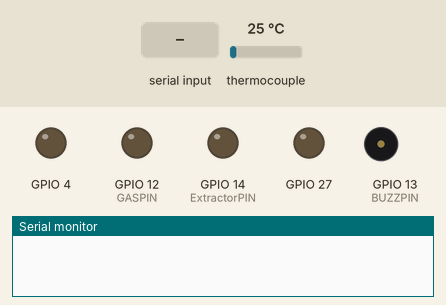
Simulated run of this program. Board: ESP32. Shown: output pins drawn as LEDs (lit = HIGH), buzzer (waves = sounding, pin HIGH), the last lines printed to the serial monitor. Inputs (shaded band) come from the test bench; at power-on: thermocouple 25 °C.

Above: at 0.0 s.
At 3.2 s:
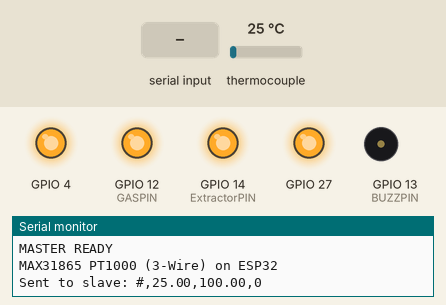
3.3 s: "90,45,200\n" received over the second serial link
At 6.0 s:
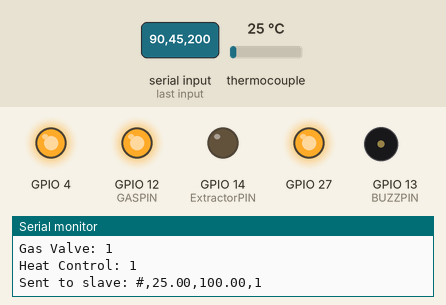
6.5 s: "#\n" received over the second serial link
Timing chart, 0 to 9.5 s (numbered marks = the images above; inputs shaded):
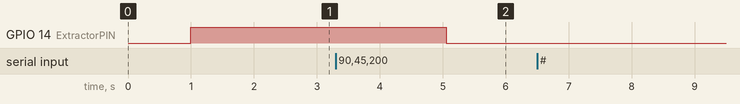

Measured:
- after the input at 3.3 s, GPIO 14 (ExtractorPIN): HIGH → LOW after 1.8 s

The program:

main.cpp
```cpp
#include <Arduino.h>
#include <MelterLib.h>
#include <Adafruit_MAX31865.h>

// SPI pins for ESP32 hardware SPI
#define MAX31865_CS   5   // Chip Select
#define MAX31865_MOSI 23
#define MAX31865_MISO 19
#define MAX31865_SCK  18

Adafruit_MAX31865 max31865 = Adafruit_MAX31865(MAX31865_CS, MAX31865_MOSI,
                                               MAX31865_MISO, MAX31865_SCK);
plasticMelter melter(CSPIN, SCKPIN, MISOPIN, MOSIPIN, RXPIN, TXPIN, BUZZPIN, FWREL, STPREL, REVREL, GASPIN, SCL, SDA);


void setup() {
  Serial.begin(115200);
  max31865.begin(MAX31865_3WIRE);
  uart_master_setup();  // Initialize UART communication
  melter.begin();        // Initialize the plastic melter
  Serial.println("MAX31865 PT1000 (3-Wire) on ESP32");
  // Options: MAX31865_2WIRE, MAX31865_3WIRE, MAX31865_4WIRE
  delay(1000);
}

void loop()
{
  float Tempvalue = getTemperature();
  bool targetTemp = targetTemperatureReached();// Example target temperature1
  uart_master_send(Tempvalue,targetTemperature, heaterstatus);  // Send data to slave

   if(gasValve ) {melter.gasValveOn(); } else {melter.gasValveOff(); }
   if(extractorCtrl) {melter.extractorOn(); } else {melter.extractorOff(); }
   if(heatCtrl) {melter.gasValveOff(); heaterstatus = true; } else { heaterstatus = false; }


  delay(50);
}


float getTemperature() {
  uint16_t rtd = max31865.readRTD();
  float ratio = rtd / 32768.0;
  float resistance = ratio * 4300.0;  // Use 430Ω if your board uses that reference
  curTemperature= max31865.temperature(100.0, 430.0); // PT1000 & 430Ω ref
  return curTemperature;
}

bool targetTemperatureReached()
{
  return (curTemperature >= targetTemperature) ? true : false;
}
```

MelterLib.cpp
```cpp
#include "MelterLib.h"
#include "UARTMaster.h"
#include <SPI.h>


float curTemperature = 0.0;
bool heaterstatus = false;

plasticMelter::plasticMelter(int csPin, int sckPin, int misoPin, int mosiPin, int rxPin, int txPin, int buzzpin, int fwrel,
                  int stprel, int revrel, int gaspin, int scl, int sda)
{
    this->csPin = csPin;
    this->sckPin = sckPin;
    this->misoPin = misoPin;
    this->mosiPin = mosiPin;
    this->rxPin = rxPin;
    this->txPin = txPin;
    this->buzzpin = buzzpin;
    this->fwrel = fwrel;
    this->stprel = stprel;
    this->revrel = revrel;
    this->gaspin = gaspin;
    this->scl = scl;
    this->sda = sda;

    // Adafruit_MAX31865 max31865 = Adafruit_MAX31865(csPin, mosiPin, misoPin, sckPin);
    // this->thermocouple = &max31865;

}
plasticMelter::~plasticMelter()
{
    // if (thermocouple) {
    //     delete thermocouple;
    //     thermocouple = nullptr;
    // }
}

void plasticMelter::begin()
{
    pinMode(buzzpin, OUTPUT);
    pinMode(fwrel, OUTPUT);
    pinMode(stprel, OUTPUT);
    pinMode(revrel, OUTPUT);
    pinMode(gaspin, OUTPUT);
    pinMode(ExtractorPIN, OUTPUT);


    digitalWrite(buzzpin, LOW);
    digitalWrite(fwrel, Relay_OFF);
    digitalWrite(stprel, Relay_OFF);
    digitalWrite(revrel, Relay_OFF);
    digitalWrite(gaspin, Relay_OFF);
    digitalWrite(ExtractorPIN, Relay_OFF);


    if (thermocouple) {
        thermocouple->begin(MAX31865_3WIRE);  // Initialize the MAX31865 for 3-wire RTD
    }


}

void plasticMelter::TrigRelayON(int _dir){digitalWrite(_dir, 1);}
void plasticMelter::TrigRelayOFF(int _dir){digitalWrite(_dir, 0);}


float plasticMelter::getTemperature()
{
    uint16_t rtd = thermocouple->readRTD();
   float ratio = rtd / 32768.0;
   float resistance = ratio * 430.0;  // Use 430Ω if your board uses that reference
   float currentTemperature = thermocouple->temperature(100.0, 430.0); // PT1000 & 430Ω ref
   return currentTemperature;

}

bool plasticMelter :: targetTemperatureReached()
{
  return (currentTemperature >= targetTemperature) ? true : false;
}

void plasticMelter::gasValveOn() {
    digitalWrite(gaspin, Relay_ON);
}

void plasticMelter::gasValveOff() {
    digitalWrite(gaspin, Relay_OFF);
}

void plasticMelter::extractorOn() {
    digitalWrite(ExtractorPIN, Relay_ON);
}

void plasticMelter::extractorOff() {
    digitalWrite(ExtractorPIN, Relay_OFF);
}

void plasticMelter::buzzOn() {
    digitalWrite(buzzpin, Relay_ON);
    delay(2000);
    digitalWrite(buzzpin, Relay_OFF);
}

void plasticMelter::buzzOff() {
    digitalWrite(buzzpin, Relay_OFF);
}

bool plasticMelter::isMotorRunning()
{
    MotorRunning = false;
    if (digitalRead(fwrel) == Relay_ON || digitalRead(revrel) == Relay_ON) {
        return MotorRunning = true;
    }
    else
    return MotorRunning = false;
}

bool plasticMelter::isMelting()
{
    melting = false;
    if (digitalRead(fwrel) == Relay_ON || digitalRead(revrel) == Relay_ON  && digitalRead(gaspin) == Relay_ON)
    {
        return melting = true;
    }
    else
    return melting = false;
}

void plasticMelter::startMotor() {
    digitalWrite(fwrel, Relay_ON);
    digitalWrite(stprel, Relay_OFF);
    digitalWrite(revrel, Relay_OFF);
    for (int i = 0; i < 3; i++) {
        digitalWrite(buzzpin, Relay_ON);
        delay(200);
        digitalWrite(buzzpin, Relay_OFF);
        delay(200);
    }

}

void plasticMelter::stopMotor() {
    digitalWrite(fwrel, Relay_OFF);
    digitalWrite(stprel, Relay_OFF);
    digitalWrite(revrel, Relay_OFF);

}

void plasticMelter::reverseMotor() {
    digitalWrite(fwrel, Relay_OFF);
    digitalWrite(stprel, Relay_OFF);
    digitalWrite(revrel, Relay_ON);

    for (int i = 0; i < 3; i++) {
        digitalWrite(buzzpin, Relay_ON);
        delay(200);
        digitalWrite(buzzpin, Relay_OFF);
        delay(200);
    }
}
```

MelterLib.h
```cpp
#ifndef MELTERLIB_H
#define MELTERLIB_H

#include <Arduino.h>
#include <Adafruit_MAX31865.h>
#include "UARTMaster.h"
#include <Wire.h>


// === Global Variables ===

#define FWREL 4
#define STPREL 12
#define REVREL 27
#define GASPIN 12
#define BUZZPIN 13
#define ExtractorPIN 14

// #define buzzpin 13
// #define gaspin 12
// #define exppin 14

#define CSPIN 33
#define SCKPIN 34
#define MISOPIN 35
#define MOSIPIN 36

#define SCL 22
#define SDA 21


#define Relay_ON LOW
#define Relay_OFF HIGH

#define targetTemperature 100.0

class plasticMelter {
public:
    plasticMelter(int csPin, int sckPin, int misoPin, int mosiPin, int rxPin, int txPin, int buzzpin, int fwrel,
                  int stprel, int revrel, int gaspin, int scl, int sda );

    ~plasticMelter();

    void begin();
    float getTemperature();
    void startMotor();
    void stopMotor();
    void reverseMotor();
    void gasValveOn();
    void gasValveOff();
    void buzzOn();
    void buzzOff();
    bool isMelting() ;
    bool targetTemperatureReached();
    bool isMotorRunning();
    void extractorOn();
    void extractorOff();
    void isOperationComplete();


    void TrigRelayON(int _dir);
    void TrigRelayOFF(int _dir);


private:
   Adafruit_MAX31865* thermocouple = nullptr;
    int csPin;
    int sckPin;
    int misoPin;
    int mosiPin;
    int rxPin;
    int txPin;
    int buzzpin;
    int fwrel;
    int stprel;
    int revrel;
    int gaspin;
    bool melting;
    int scl;
    int sda;
    float currentTemperature;
    bool MotorRunning;


};

float  getTemperature();
extern int minutevalue;
extern int hourvalue;
extern float curTemperature ;
bool targetTemperatureReached();
extern float temperature;
extern bool heaterstatus;


#define MAX31865_CS   5   // Chip Select
#define MAX31865_MOSI 23
#define MAX31865_MISO 19
#define MAX31865_SCK  18


#endif 
```

UARTMaster.cpp
```cpp
#include "UARTMaster.h"
#include "MelterLib.h"

// === Global Variables ===
float slaveValues[NUM_THRESHOLDS];

 bool extractorCtrl = false;
 bool gasValve = false;
 bool heatCtrl = false;


void uart_master_setup() {
  Serial.begin(115200);
  Serial2.begin(BAUDRATE, SERIAL_8N1, RXPIN, TXPIN);
  delay(1000);
  Serial.println("MASTER READY");
}

void uart_master_send(float _tempValue, float _targetTemp, bool _sysStatus) {
  // Send data to slave
  String payload = "#" + String(',') + String(_tempValue) + "," +
                   String(_targetTemp) + "," + String(_sysStatus) + "\n";

                   //+ String(HourValue) + String(MinuteValue)
  Serial2.print(payload);
  Serial.print("Sent to slave: ");
  Serial.println(payload);

  // Wait for response
  String response = "";
  unsigned long start = millis();
  while (millis() - start < 1000) {
    while (Serial2.available()) {
      char c = Serial2.read();
      response += c;
    }
    if (response.endsWith("\n")) break;
  }

  if (response.length()) {
    Serial.print("Received from slave: ");
    Serial.println(response);

    response.trim();
    if (response.charAt(0) == '#') response.remove(0, 1);
    if (response.charAt(0) == ',') response.remove(0, 1);

    char buf[64];
    response.toCharArray(buf, sizeof(buf));
    char *token = strtok(buf, ",");
    int idx = 0;
    float slaveValues[5];

    while (token && idx < 5) {
      slaveValues[idx++] = atof(token);
      token = strtok(NULL, ",");
    }

    if (idx == 3) {
      extractorCtrl = slaveValues[0];
      gasValve = slaveValues[1];
      heatCtrl = slaveValues[2];

      Serial.println("Parsed values from slave:");
      Serial.print("Extractor Control: "); Serial.println(extractorCtrl);
      Serial.print("Gas Valve: "); Serial.println(gasValve);
      Serial.print("Heat Control: "); Serial.println(heatCtrl);
    }
  }

  delay(1000);


}
```

UARTMaster.h
```cpp
#ifndef __UARTMaster__
#define __UARTMaster__

#include <Arduino.h>
#include "MelterLib.h"

// === Constants ===
#define NUM_THRESHOLDS 3
#define RESPONSE_BUFFER_SIZE 64
#define MSG_HEADER '#'
#define MSG_TERMINATOR '\n'


#define TXPIN 17
#define RXPIN 16
#define BAUDRATE 9600


extern float slaveValues[NUM_THRESHOLDS];

extern bool extractorCtrl;
extern bool gasValve;
extern bool heatCtrl;


void uart_master_send(float _tempValue, float _targetTemp, bool _sysStatus);
void uart_master_setup();

#endif
```
